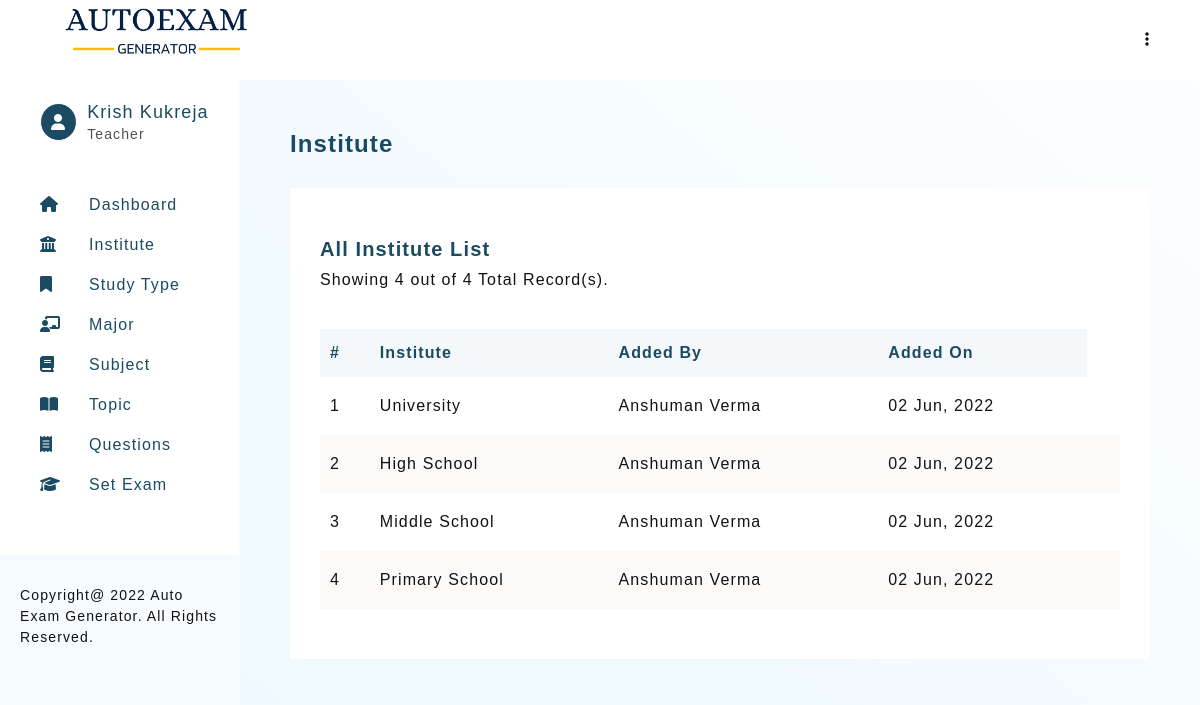
The app's page /institute-view.php (signed in) with its own data.
### tables this page shows
CREATE TABLE `teacher_profile` (
  `teacher_id` int PRIMARY KEY AUTO_INCREMENT,
  `teacher_firstname` varchar(30) NOT NULL,
  `teacher_lastname` varchar(30) NOT NULL,
  `email` varchar(50) UNIQUE,
  `password` varchar(100) NOT NULL,
  `type` ENUM('Admin','Teacher') NOT NULL DEFAULT 'Teacher',
  `addedOn` DATETIME DEFAULT CURRENT_TIMESTAMP
);

CREATE TABLE `institute`(
    `institute_id` int PRIMARY KEY AUTO_INCREMENT,
    `institute_name` varchar(100) UNIQUE,
    `instituteAddedBy` int,
    `instituteAddedOn` DATETIME DEFAULT CURRENT_TIMESTAMP,
    FOREIGN KEY (`instituteAddedBy`) REFERENCES `teacher_profile`(`teacher_id`) ON UPDATE CASCADE ON DELETE SET NULL
);

### includes/config.php (called while the page is built, shortened)
<?php
    $sitename = "Auto Exam Generator";

### institute-view.php (the view, shortened to what this page needs)
<?php
    require_once './templates/header.php';
    if(isset($_SESSION['user']))
    {
        $limit = 10;
        if(isset($_GET['page']))
        {
            $page = $_GET['page'];
        }
        else
        {
            $page  = 1;
        }
        $start = ($page * $limit) - $limit;
        $serialNo = $start + 1;
        $countInstituteQ = mysqli_query($connection, "SELECT count(institute_id) as total FROM institute");
        $countInstituteR = mysqli_fetch_assoc($countInstituteQ);
        $noOfInstitutes = $countInstituteR['total'];
        $instituteQuery = mysqli_query($connection,
        "SELECT * FROM institute
        LEFT JOIN teacher_profile ON teacher_profile.teacher_id =  institute.instituteAddedBy
        ORDER BY institute.institute_id DESC
        LIMIT $start, $limit
        ");
    }
?>
<section>
    <h3 class="heading">Institute</h3>
    <div class="card">
        <div class="card-heading">
            <div>
                <h4 class="sub-heading">All Institute List</h4>
                <p class="desc">Showing <?php echo mysqli_num_rows($instituteQuery); ?> out of <?= $noOfInstitutes;?> Total Record(s).</p>
            </div>
        </div>
        <div class="table-responsive">
            <table class="table">
                <thead>
                    <tr>
                        <th>#</th>
                        <th>Institute</th>
                        <th>Added By</th>
                        <th>Added On</th>
                    </tr>
                </thead>
                <tbody>
                    <?php
                        if(mysqli_num_rows($instituteQuery) > 0)
                        {
                            while ($instituteRow = mysqli_fetch_assoc($instituteQuery))
                            {
                                echo "
                                    <tr>
                                        <td>$serialNo</td>
                                        <td>$instituteRow[institute_name]</td>
                                        <td>$instituteRow[teacher_firstname] $instituteRow[teacher_lastname]</td>
                                        <td>".date("d M, Y", strtotime($instituteRow['instituteAddedOn']))."</td>
                                        <td>";
                                echo "</td>
                                    </tr>
                                ";
                                $serialNo++;
                            }
                        }
                        else
                        {
                            echo "<tr><td colspan=\"5\">No record found.</td></tr>";
                        }
                    ?>
                </tbody>
            </table>
        </div>
    </div>
</section>
<?php
    require_once './templates/footer.php';
?>

### templates/header.php (shortened to what this page needs)
<?php
    require './includes/config.php';
    require_once './includes/connection.php';
    if(isset($_SESSION['user']))
    {
        $userQuery = mysqli_query($connection, "SELECT * FROM teacher_profile WHERE email = '$_SESSION[user]'");
        $userRow = mysqli_fetch_assoc($userQuery);
    }
?>
<!DOCTYPE html>
<html lang="en">
<head>
    <link rel="stylesheet" href="./assets/css/main.css">
    <link rel="stylesheet" href="./assets/css/style.css">
    <link rel="stylesheet" href="https://cdnjs.cloudflare.com/ajax/libs/font-awesome/6.1.1/css/all.min.css">
</head>
<body>
    <header class="admin-header">
        <h1 class="title">
            <img src="./assets/images/logo.png" alt="Auto Exam Generator" height="60px">
        </h1>
        <div>
            <ul>
                <li class="dropmenu">
                    <a href="#"><i class="fa-solid fa-ellipsis-vertical"></i></a>
                </li>
            </ul>
        </div>
    </header>
    <aside id="asideMenu">
        <div class="profile-header" id="profile-header2">
            <?php
                if($_SESSION['userType'] == 'Admin')
                {
                    echo "<i class=\"fa-solid fa-user-check\"></i>";
                }
                else
                {
                    echo "<i class=\"fa-solid fa-user\"></i>";
                }
            ?>
            <div>
                <h2>
                    <?=
                        $userRow['teacher_firstname'] ." ". $userRow['teacher_lastname']
                    ?>
                </h2>
                <p> <?=  $_SESSION['userType']; ?> </p>
            </div>
        </div>
        <section id="nav-header">
            <nav>
                <ul class="navbar">
                    <li><a href="dashboard.php"><i class="fa-solid fa-house"></i><span>Dashboard</span></a></li>
                            <li><a href="institute-view.php"><i class="fa-solid fa-building-columns"></i><span>Institute</span></a></li>
                            <li><a href="studyType-view.php"><i class="fa-solid fa-bookmark"></i><span>Study Type</span></a></li>
                            <li><a href="major-view.php"><i class="fa-solid fa-chalkboard-user"></i><span>Major</span></a></li>
                            <li><a href="subject-view.php"><i class="fa-solid fa-book"></i><span>Subject</span></a></li>
                            <li><a href="topic-view.php"><i class="fa-solid fa-book-open"></i><span>Topic</span></a></li>
                    <li><a href="question-view.php"><i class="fa-solid fa-receipt"></i><span>Questions</span></a></li>
                    <li><a href="setExam-1.php"><i class="fa-solid fa-graduation-cap"></i><span>Set Exam</span></a></li>
                </ul>
            </nav>
        </section>
        <footer class="copyright">Copyright@
            <?= date("Y"); ?>
            <?= $sitename; ?>. All Rights Reserved.
        </footer>
    </aside>
    <main>

### assets/css/main.css (style rules this page uses)
* { margin: 0; padding: 0; box-sizing: border-box; }
body { font-family: 'Gill Sans', 'Gill Sans MT', Calibri, 'Trebuchet MS', sans-serif; color: #121212; letter-spacing: 0.07em; }
html { scroll-behavior: smooth; }
a { text-decoration: none; }
ul { list-style: none; }

### assets/css/style.css (style rules this page uses)
:root { --primary-color: #1a4b63; }
body { color: #121212; }
.admin-header { padding: 0 50px; background-color: #fff; display: flex; justify-content: space-between; width: 100%; z-index: 12; height: 10vh; line-height: 10vh; position: fixed; top: 0; left: 0; }
.admin-header .dropmenu { position: relative; text-align: right; }
.admin-header .dropmenu a { color: #121212; }
aside { width: 50%; background-color: #fff; height: 100%; overflow: auto; position: fixed; display: flex; flex-direction: column; justify-content: space-between; border-right: solid 1px rgb(255, 249, 249); display: none; background-color: #f6fbff; }
aside > #nav-header { padding: 20px 20px 50px 40px; display: grid; grid-template-columns: 1fr; row-gap: 20px; align-content: start; background-color: #fff; }
h1.title { color: var(--primary-color); font-size: 18px; }
.profile-header { display: flex; justify-content: flex-start; align-items: center; line-height: 1.4; padding: 20px 20px 20px 40px; background-color: #fff; }
.profile-header > i { border-radius: 50%; color: #fff; border: solid 1px; padding: 10px; background-color: var(--primary-color); margin-right: 10px; }
.profile-header > div > h2 { color: var(--primary-color); font-size: 18px; font-weight: normal; }
.profile-header > div > p { color: #515151; font-size: 14px; }
aside > #nav-header > nav > ul { line-height: 2.5; }
aside > #nav-header > nav > ul > li > a { color: var(--primary-color); font-size: 16px; display: block; }
aside > #nav-header > nav > ul > li > a > i { display: inline-block; width: 30px; }
aside > #nav-header > nav > ul > li > a > span { margin-left: 19px; }
aside > footer { background-color: #f6fbff; padding: 30px 20px 30px; line-height: 1.5; font-size: 14px; }
main { background-image: linear-gradient(to right top, #f0f9ff, #f0f9ff, #f0faff, #f1faff, #f1faff, #f2faff, #f4fbff, #f5fbff, #f7fcff, #f9fcff, #fbfdff, #fdfeff); min-height: 100vh; padding: 50px 50px; margin-top: 10vh; }
main > section { margin-bottom: 100px; }
.heading { color: var(--primary-color); margin-bottom: 30px; font-size: 24px; font-weight: 600; }
.sub-heading { color: var(--primary-color); margin-bottom: 10px; font-size: 20px; font-weight: 600; }
.card { background-color: #fff; padding: 50px 30px; }
.card-heading { display: flex; justify-content: space-between; align-items: center; margin-bottom: 30px; flex-direction: column; }
.table-responsive { overflow: auto; }
.table { width: 100%; border-collapse: collapse; margin-top: 10px; }
.table > thead { text-align: left; background-color: #f4f8fb; color: var(--primary-color); }
.table > thead > tr > th { padding: 15px 10px; }
.table > tbody > tr > td { padding: 20px 10px; }
.table > tbody > tr:nth-child(even) { background-color: rgb(252, 249, 249); }
@media (min-width: 992px) { aside { display: block; width: 20%; } }
@media (min-width: 992px) { main { margin-left: 20%; width: 80%; } }
@media (min-width: 992px) { .card-heading { flex-direction: row; } }

### records on screen
teacher_profile: teacher_firstname "Krish", teacher_lastname "Kukreja"
institute: institute_name "University", instituteAddedBy.teacher_firstname "Anshuman", instituteAddedBy.teacher_lastname "Verma", instituteAddedOn "02 Jun, 2022"
institute: institute_name "High School", instituteAddedBy.teacher_firstname "Anshuman", instituteAddedBy.teacher_lastname "Verma", instituteAddedOn "02 Jun, 2022"
institute: institute_name "Middle School", instituteAddedBy.teacher_firstname "Anshuman", instituteAddedBy.teacher_lastname "Verma", instituteAddedOn "02 Jun, 2022"
institute: institute_name "Primary School", instituteAddedBy.teacher_firstname "Anshuman", instituteAddedBy.teacher_lastname "Verma", instituteAddedOn "02 Jun, 2022"

### other values on screen
$_SESSION['userType'] "Teacher"
$sitename "Auto Exam Generator"
mysqli_num_rows($instituteQuery) "4"
$noOfInstitutes "4"
